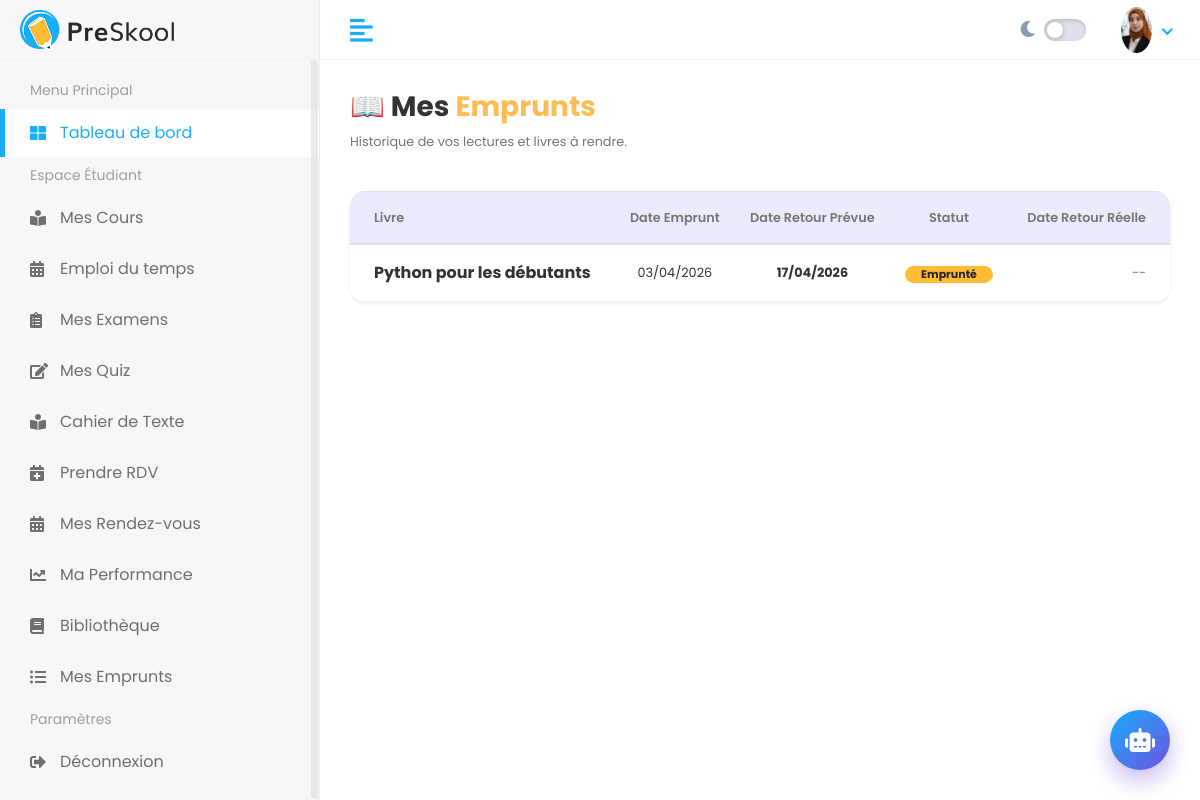
Page /fr/library/my-loans/ (signed in) on the earlier database version.
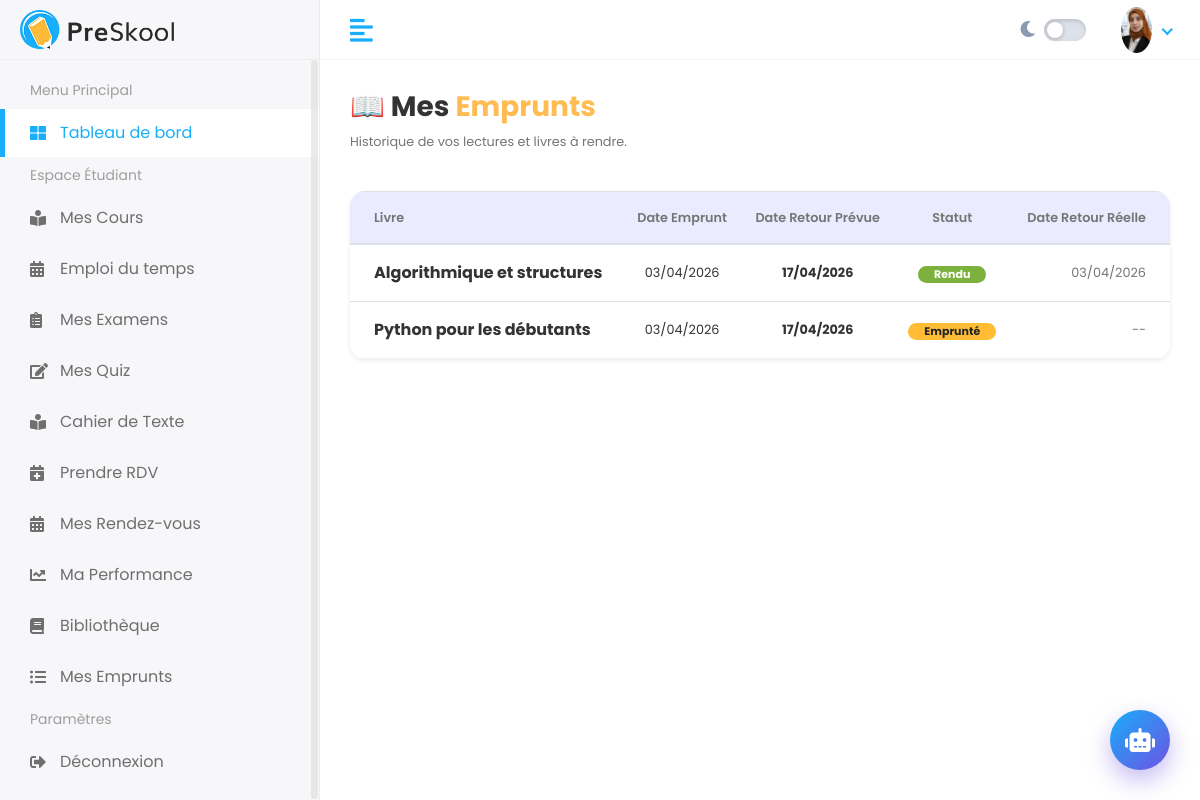
Same page on the later database version.
### library/models.py (models this page shows, shortened)
class BookBorrowing(models.Model):
    STATUS_CHOICES = [
        ('Borrowed', 'Emprunté'),
        ('Returned', 'Rendu'),
        ('Overdue', 'En retard'),
    ]
    book = models.ForeignKey(Book, on_delete=models.CASCADE, related_name='borrowings')
    student = models.ForeignKey(Student, on_delete=models.CASCADE, related_name='book_loans')
    borrow_date = models.DateTimeField(auto_now_add=True)
    due_date = models.DateField()
    return_date = models.DateField(null=True, blank=True)
    status = models.CharField(max_length=15, choices=STATUS_CHOICES, default='Borrowed')

class Book(models.Model):
    CATEGORY_CHOICES = [
        ('scientific', 'Scientifique'),
        ('literary', 'Littéraire'),
        ('historical', 'Historique'),
        ('artistic', 'Artistique'),
        ('other', 'Autre'),
    ]
    title = models.CharField(max_length=200)
    author = models.CharField(max_length=200)
    category = models.CharField(max_length=20, choices=CATEGORY_CHOICES, default='other')
    isbn = models.CharField(max_length=20, blank=True, null=True)
    quantity = models.PositiveIntegerField(default=1)
    available_quantity = models.PositiveIntegerField(default=1)
    description = models.TextField(blank=True, null=True)

### library/views.py (the view)
# urls.py: path('my-loans/', views.my_borrowings_view, name='my_borrowings'),
@login_required
def my_borrowings_view(request):
    if not hasattr(request.user, 'student_profile'):
        return redirect('dashboard')
    loans = BookBorrowing.objects.filter(student=request.user.student_profile).order_by('-borrow_date')
    return render(request, 'library/my_borrowings.html', {'loans': loans})

### templates/library/my_borrowings.html
{% extends 'Home/base.html' %}
{% load static %}
{% block body %}
<div class="row mb-4">
    <div class="col-md-12">
        <h3 class="font-weight-bold">📖 Mes <span class="text-primary">Emprunts</span></h3>
        <p class="text-muted small">Historique de vos lectures et livres à rendre.</p>
    </div>
</div>
<div class="row">
    <div class="col-md-12">
        <div class="card shadow-sm border-0" style="border-radius: 15px; overflow: hidden;">
            <div class="table-responsive">
                <table class="table table-hover mb-0">
                    <thead class="bg-light">
                        <tr class="small font-weight-bold text-muted">
                            <th class="py-3 pl-4">Livre</th>
                            <th class="py-3 text-center">Date Emprunt</th>
                            <th class="py-3 text-center">Date Retour Prévue</th>
                            <th class="py-3 text-center">Statut</th>
                            <th class="py-3 pr-4 text-right">Date Retour Réelle</th>
                        </tr>
                    </thead>
                    <tbody>
                        {% for loan in loans %}
                        <tr>
                            <td class="pl-4 py-3 align-middle font-weight-bold">
                                {{ loan.book.title }}
                            </td>
                            <td class="text-center align-middle small">
                                {{ loan.borrow_date|date:"d/m/Y" }}
                            </td>
                            <td class="text-center align-middle small font-weight-bold">
                                {{ loan.due_date|date:"d/m/Y" }}
                            </td>
                            <td class="text-center align-middle">
                                <span class="badge badge-pill
                                    {% if loan.status == 'Returned' %}badge-success
                                    {% elif loan.status == 'Overdue' %}badge-danger
                                    {% else %}badge-warning{% endif %} px-3" style="font-size: 11px;">
                                    {{ loan.get_status_display }}
                                </span>
                            </td>
                            <td class="pr-4 text-right align-middle small text-muted">
                                {{ loan.return_date|date:"d/m/Y"|default:"--" }}
                            </td>
                        </tr>
                        {% empty %}
                        <tr>
                            <td colspan="5" class="text-center py-5 text-muted small">Vous n'avez aucun emprunt en cours.</td>
                        </tr>
                        {% endfor %}
                    </tbody>
                </table>
            </div>
        </div>
    </div>
</div>
{% endblock %}

Differences in the rows shown:
added BookBorrowing: book "Algorithmique et structures", borrow_date "03/04/2026", due_date "17/04/2026", status "Rendu", return_date "03/04/2026"
